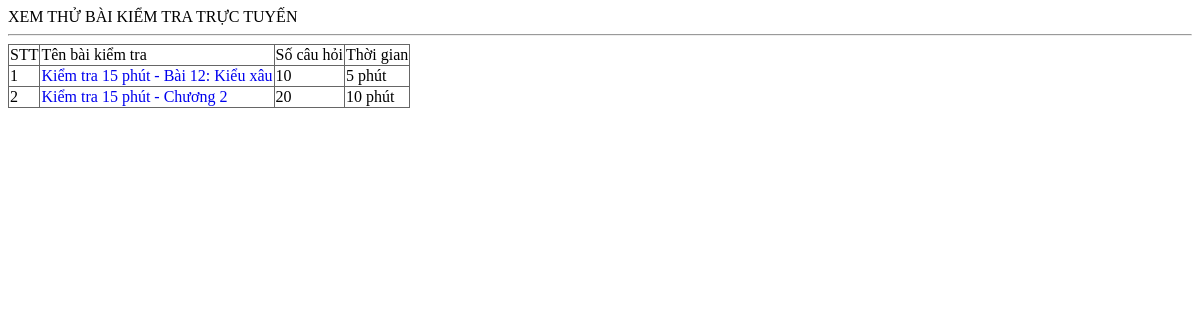
/qli/preview.php, run on an earlier commit of the app's database.
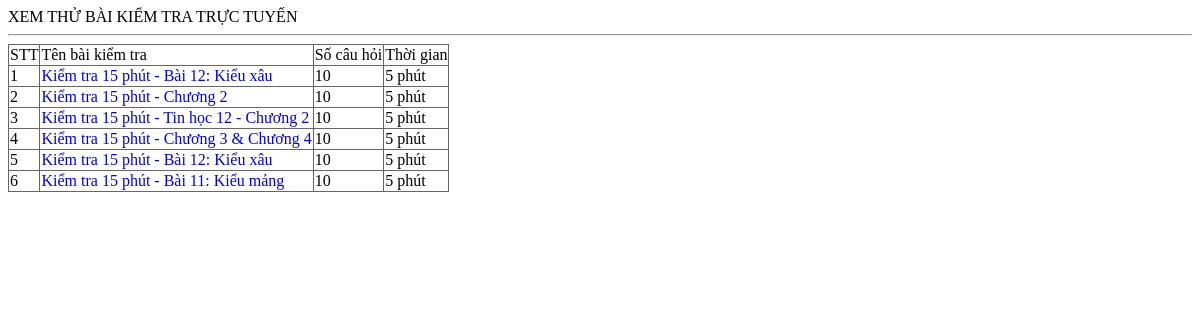
And on a later commit of the database.
### tables this page shows
CREATE TABLE IF NOT EXISTS `tn_kiemtra` (
  `maso` int(11) unsigned NOT NULL AUTO_INCREMENT,
  `kichhoat` tinyint(1) NOT NULL DEFAULT '1',
  `cauhoi` varchar(1000) NOT NULL COMMENT 'Các câu hỏi',
  `socau` tinyint(2) unsigned NOT NULL DEFAULT '10' COMMENT 'Số câu trong bài KT',
  `sogiay` smallint(5) unsigned NOT NULL DEFAULT '300' COMMENT 'Số giây làm bài',
  `lop` tinyint(1) NOT NULL DEFAULT '0' COMMENT 'Khối lớp',
  `tenbai` varchar(250) NOT NULL,
  `ngaylam` timestamp NOT NULL DEFAULT CURRENT_TIMESTAMP ON UPDATE CURRENT_TIMESTAMP,
  PRIMARY KEY (`maso`)
);

### qli/preview.php (the view, shortened to what this page needs)
<?php
echo "<html><head><title>Xem thử bài trắc nghiệm</title>";
echo "<link rel='stylesheet' type='text/css' href='mystyles.css' media='screen' /><style></style>";
echo "</head><body>";
echo "XEM THỬ BÀI KIỂM TRA TRỰC TUYẾN<hr/>";
$demuc=isset($_GET['no']);
$codapan=isset($_GET['da']);
$luotchon=isset($_GET['lc']);
$random =isset($_GET['rand']);
	if (isset($_GET['id'])) {
		$bai = intval($_GET['id']);
		$sql = "select * from tn_kiemtra where maso=$bai";
		$result=mysql_query($sql);
		if (mysql_num_rows($result)) {
			$data = mysql_fetch_array($result);
			$sql = "select * from tn_cauhoi where maso in (".layCaccauhoi($data['lop'],$data['chuong'],$data['bai'],$data['cau']).") ".($random?"order by rand();":"");
			$result = mysql_query($sql);
			$ch=1;
			echo "<div id='baikiemtra' >";
			while ($data = mysql_fetch_array($result)) {
				echo "<div class='cau' >";
				echo "<br/><div class='cauhoi'><a href='cauhoi.php?act=view&id=".$data['maso']."'>";
				echo ($ch++).".</a> ".showBBcodes($data['noidung'])."<br/>";
				echo "</div>";
				echo "<div class='traloi'>";
				$sql = "select * from tn_traloi where cauhoi=".$data['maso']." order by thutu+rand()";
				$result2 = mysql_query($sql) or die(mysql_error());
				$pa=1;
				while ($data2 = mysql_fetch_array($result2)) {
					echo "<div class='phuongan";
					if ($codapan) echo $data2['dung'];
					echo "'>";
					if (!$demuc) echo "<span>".chr(64+$pa++)."</span>. ";
					echo showBBcodes($data2['noidung']);
					if ($luotchon) echo " <span>(".$data2['luotchon'].")</span>";
					echo "</div>";
				}
				echo "</div>";
				echo "</div>";
			}
			echo "</div>";
		}
		else {
			echo "Không có bài kiểm tra";
		}
	}
	else {
		$sql = "select * from tn_kiemtra";
		$result = mysql_query($sql);
		echo "<table border='1'>";
		echo "<tr><td>STT</td><td>Tên bài kiểm tra</td><td>Số câu hỏi</td><td>Thời gian</td></tr>";
		$i=1;
		while ($data=mysql_fetch_array($result)) {
			echo "<tr>";
			echo "<td>".$i++."</td>";
			echo "<td><a href='?id=".$data['maso']."'>".$data['tenbai']."</a></td>\n";
			echo "<td>".$data['socau']."</td>";
			echo "<td>".intval($data['sogiay']/60)." phút"."</td>";
			echo "</tr>";
		}
		echo "</table>";
	}
echo "</body></html>";
?>

What changed in the data, as far as the page shows it:
changed tn_kiemtra "Kiểm tra 15 phút - Chương 2": socau "20" → "10"; $data['sogiay']/60 "10" → "5"
added tn_kiemtra: tenbai "Kiểm tra 15 phút - Tin học 12 - Chương 2", socau "10", $data['sogiay']/60 "5"
added tn_kiemtra: tenbai "Kiểm tra 15 phút - Chương 3 & Chương 4", socau "10", $data['sogiay']/60 "5"
added tn_kiemtra: tenbai "Kiểm tra 15 phút - Bài 12: Kiểu xâu", socau "10", $data['sogiay']/60 "5"
added tn_kiemtra: tenbai "Kiểm tra 15 phút - Bài 11: Kiểu mảng", socau "10", $data['sogiay']/60 "5"
